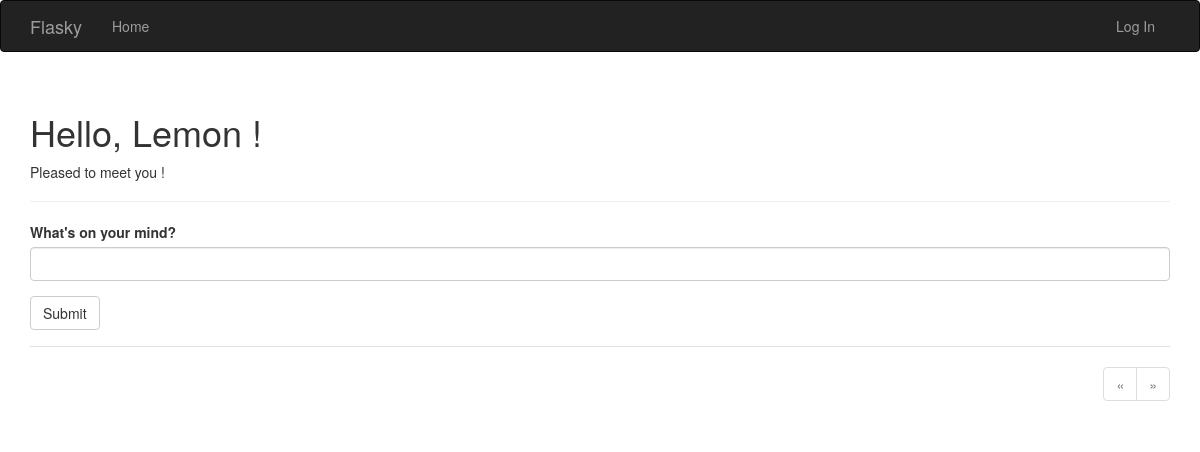
/, run on an earlier commit of the app's database.
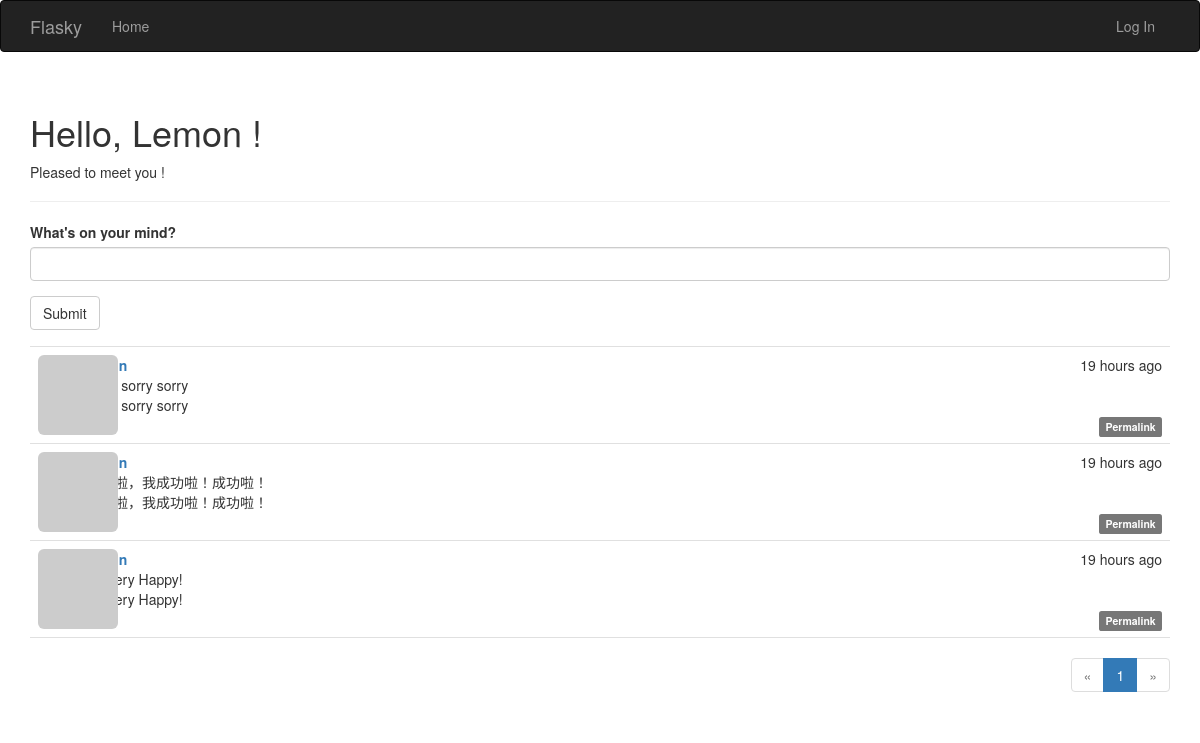
And on a later commit of the database.
### app/models.py (models this page shows, shortened)
class Post(db.Model):
    __tablename__ = 'posts'
    id = db.Column(db.Integer, primary_key=True)
    body = db.Column(db.Text)
    body_html = db.Column(db.Text)
    timestamp = db.Column(db.DateTime, index=True, default=datetime.utcnow)
    author_id = db.Column(db.Integer, db.ForeignKey('users.id'))

### app/main/views.py (the view)
@main.route('/', methods=['GET', 'POST'])
def index():
    form = PostForm()
    if form.validate_on_submit():
        post = Post(body=form.body.data,
                    author=current_user._get_current_object())
        db.session.add(post)
        return redirect(url_for('.index'))
    page = request.args.get('page', 1, type=int)
    pagination = Post.query.order_by(Post.timestamp.desc()).paginate(
        page, per_page=current_app.config['FLASKY_POSTS_PER_PAGE'],
        error_out=False)
    posts = pagination.items
    return render_template('index_basic.html', form=form, posts=posts,
                           pagination=pagination)

### app/main/forms.py
class PostForm(Form):
    body = PageDownField("What's on your mind?", validators=[Required()])
    submit = SubmitField('Submit')

### app/auth/views.py (called while the page is built)
@auth.before_app_request
def before_request():
	if current_user.is_authenticated:
	    current_user.ping()   # Update logged-in user access time
	    if not current_user.confirmed \
	            and request.endpoint[:5] != 'auth.' \
	            and request.endpoint != 'static':   # Filter unconfirmed accounts
	        return redirect(url_for('auth.unconfirmed'))

### app/main/__init__.py (called while the page is built)
@main.app_context_processor
def inject_permissions():
	return dict(Permission=Permission)

### app/models.py (called while the page is built)
	def gravatar(self, size=100, default='identicon', rating='g'):
		if request.is_secure:
			url = 'https://secure.gravatar.com/avatar'
		else:
			url = 'http://www.gravatar.com/avatar'
		hash = self.avatar_hash or hashlib.md5(
            self.email.encode('utf-8')).hexdigest()
		return '{url}/{hash}?s={size}&d={default}&r={rating}'.format(
            url=url, hash=hash, size=size, default=default, rating=rating)

	def is_administrator(self):
		return False

### app/templates/index_basic.html (shortened to what this page needs)
{% extends "base_basic.html" %}
{% import "bootstrap/wtf.html" as wtf %}
{% import "_macros.html" as macros %}
{% block page_content %}
<div class="page-header">
	<h1>Hello,
		{% if current_user.is_authenticated %}
		{{ current_user.username | capitalize }}
		{% else %}
		Lemon
		{% endif %}!
	</h1>
	{% if not known %}
	<p>Pleased to meet you !</p>
	{% else %}
	<p>Happy to see you again !</p>
	{% endif %}
</div>
<div>
    {{ wtf.quick_form(form) }}
</div>
{% include '_posts.html' %}
{% if pagination %}
<div class="pagination">
	{{ macros.pagination_widget(pagination, '.index') }}
</div>
{% endif %}
{% endblock %}

### app/templates/_posts.html (shortened to what this page needs)
<ul class="posts">
    {% for post in posts %}
    <li class="post">
        <div class="post-thumbnail">
            <a href="{{ url_for('.user', username=post.author.username) }}">
                <img class="img-rounded profile-thumbnail" src="{{ post.author.gravatar(size=40) }}">
            </a>
        </div>
        <div class="post-content">
            <div class="post-date">{{ moment(post.timestamp).fromNow() }}</div>
            <div class="post-author">
            	<a href="{{ url_for('.user', username=post.author.username) }}">
            	</a>
            </div>
            <div class="post-body">{{ post.body }}</div>
            <div class="post-body">
                {% if post.body_html %}
                    {{ post.body_html | safe }}
                {% else %}
                    {{ post.body }}
                {% endif %}
            </div>
            <div class="post-footer">
                <a href="{{ url_for('.post', id=post.id) }}">
                    <span class="label label-default">Permalink</span>
                </a>
            </div>
        </div>
    </li>
    {% endfor %}
</ul>

What changed in the data, as far as the page shows it:
added Post: timestamp "19 hours ago", body "sorry sorry sorry"
added Post: timestamp "19 hours ago", body "啦啦啦，我成功啦！成功啦！"
added Post: timestamp "19 hours ago", body "I'm very Happy!"
Also different on the page:
new list line: "1"
